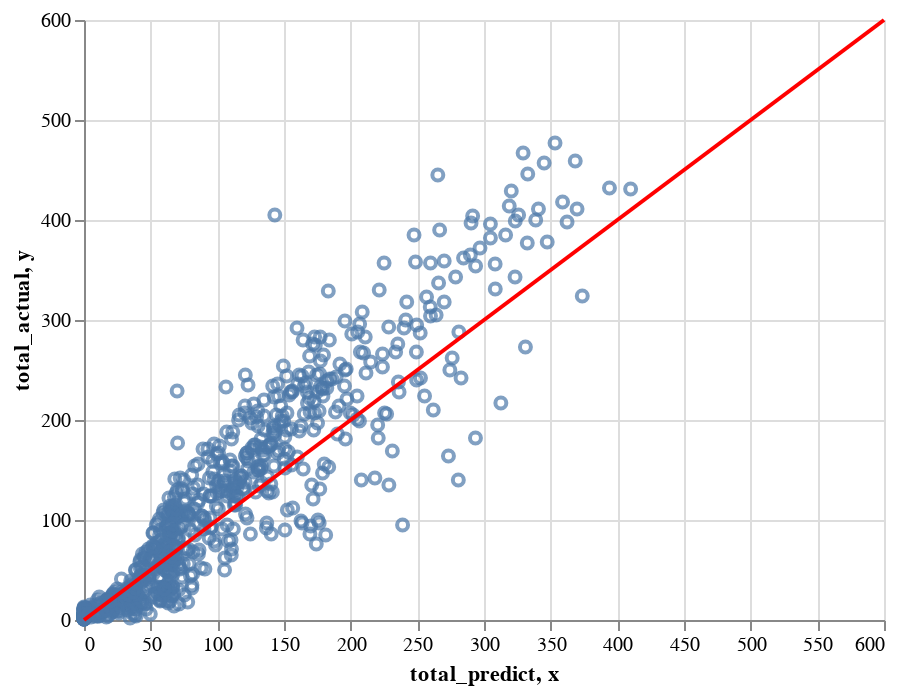

The notebook cell this image was saved under:
### Code cell
y_dev = y_dev.reset_index(drop=1)
chartp = pd.DataFrame(devPredictions, columns=['casual_predict', 'reg_predict'])

chartp['total_predict'] = chartp.sum(axis=1)
chartp['total_actual'] = y_dev.sum(axis=1)

base = alt.Chart(chartp).mark_point().encode(
    x = 'total_predict',
    y = 'total_actual'
)

# test = pd.DataFrame([[1, 2]], columns=['x', 'y'])
# test

line = alt.Chart(pd.DataFrame([[0, 0], [600, 600]], columns=['x', 'y'])).mark_line().encode(
    x = 'x',
    y = 'y',
    color = alt.value('red')
)

base + line

### Figure 1 — Vega-Lite specification as saved in the notebook (floating-point values rounded to 4 significant figures; data arrays with more than 128 entries replaced by an {"elided": "..."} marker saying what was removed)
{"config": {"view": {"continuousWidth": 400, "continuousHeight": 300}}, "layer": [{"data": {"name": "data-c5d40239c0000d5ef456b528b1730a08"}, "mark": "point", "encoding": {"x": {"type": "quantitative", "field": "total_predict"}, "y": {"type": "quantitative", "field": "total_actual"}}}, {"data": {"name": "data-317005a9fa2ac848afaeaf18c46adc5a"}, "mark": "line", "encoding": {"color": {"value": "red"}, "x": {"type": "quantitative", "field": "x"}, "y": {"type": "quantitative", "field": "y"}}}], "$schema": "https://vega.github.io/schema/vega-lite/v4.8.1.json", "datasets": {"data-c5d40239c0000d5ef456b528b1730a08": {"elided": "741 records"}, "data-317005a9fa2ac848afaeaf18c46adc5a": [{"x": 0, "y": 0}, {"x": 600, "y": 600}]}}
